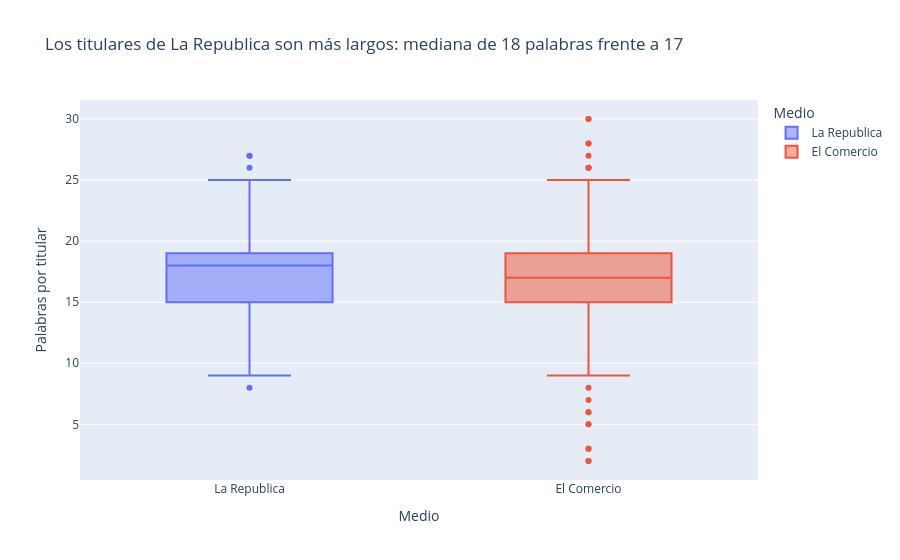

The code cell stored with this chart in its notebook:
### Code cell
mediana = graf.groupby("medio")["palabras"].median()
mas_largo = mediana.idxmax()
titulo = (f"Los titulares de {mas_largo} son más largos: mediana de "
          f"{mediana.max():.0f} palabras frente a {mediana.min():.0f}")

fig2 = px.box(graf, x="medio", y="palabras", color="medio", points="outliers",
              title=titulo, labels={"medio": "Medio", "palabras": "Palabras por titular"})
fig2.show()

### Figure 1 — Plotly figure (JSON) as saved in the notebook; plotly's stock layout.template omitted (floating-point values rounded to 4 significant figures; data arrays with more than 128 entries replaced by an {"elided": "..."} marker saying what was removed)
{"data": [{"alignmentgroup": "True", "boxpoints": "outliers", "hovertemplate": "Medio=%{x}<br>Palabras por titular=%{y}<extra></extra>", "legendgroup": "La Republica", "marker": {"color": "#636efa"}, "name": "La Republica", "notched": false, "offsetgroup": "La Republica", "orientation": "v", "showlegend": true, "type": "box", "x": {"elided": "249 str values"}, "x0": " ", "xaxis": "x", "y": {"elided": "249 int values"}, "y0": " ", "yaxis": "y"}, {"alignmentgroup": "True", "boxpoints": "outliers", "hovertemplate": "Medio=%{x}<br>Palabras por titular=%{y}<extra></extra>", "legendgroup": "El Comercio", "marker": {"color": "#EF553B"}, "name": "El Comercio", "notched": false, "offsetgroup": "El Comercio", "orientation": "v", "showlegend": true, "type": "box", "x": {"elided": "313 str values"}, "x0": " ", "xaxis": "x", "y": {"elided": "313 int values"}, "y0": " ", "yaxis": "y"}], "layout": {"boxmode": "overlay", "legend": {"title": {"text": "Medio"}, "tracegroupgap": 0}, "title": {"text": "Los titulares de La Republica son más largos: mediana de 18 palabras frente a 17"}, "xaxis": {"anchor": "y", "categoryarray": ["La Republica", "El Comercio"], "categoryorder": "array", "domain": [0.0, 1.0], "title": {"text": "Medio"}}, "yaxis": {"anchor": "x", "domain": [0.0, 1.0], "title": {"text": "Palabras por titular"}}}}
